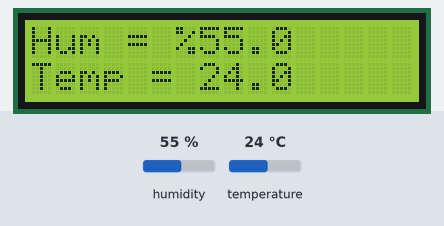
Simulated run of this sketch. Board: Arduino Uno, built with avr-gcc and run on an emulated ATmega328P. Parts: 16×2 character LCD. Inputs (shaded band) come from the test bench; at power-on: humidity 55 %, temperature 24 °C.

Above: at 2.7 s.
2.8 s: humidity set to 22 %
At 5.4 s:
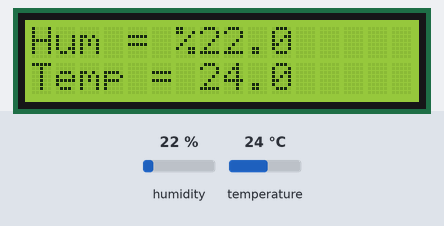
5.8 s: temperature set to 12 °C
At 7.7 s:
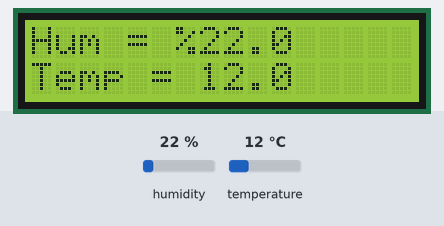
8.8 s: humidity set to 40 %
At 10.9 s:
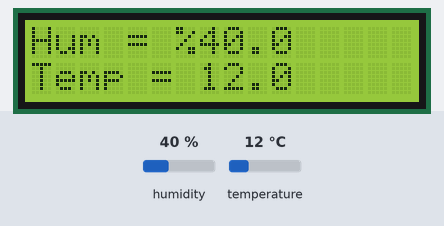
11.8 s: temperature set to 19 °C
At 13.1 s:
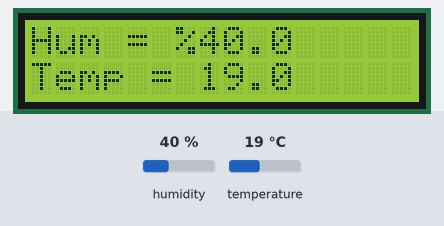
Timing chart, 0 to 14.8 s (numbered marks = the images above; inputs shaded):
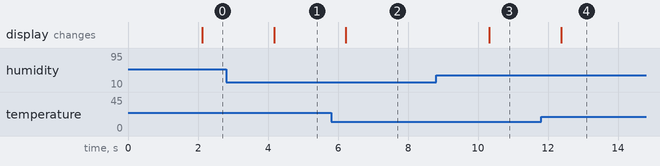

Measured:
- after the input at 2.8 s, the display: changes after 1.4 s (image 1)
- after the input at 5.8 s, the display: changes after 0.42 s (image 2)
- after the input at 8.8 s, the display: changes after 1.5 s (image 3)
- after the input at 11.8 s, the display: changes after 0.58 s (image 4)

The sketch:

DHT-11ToDisplay2004.ino
```cpp
#include <Wire.h> // Добавляем необходимые библиотеки
#include <LiquidCrystal_I2C.h>
#include "DHT.h"
#define DHTPIN A0 // к какому пину будет подключен сигнальный выход датчика
//выбор используемого датчика
#define DHTTYPE DHT11 // DHT 11
//#define DHTTYPE DHT22 // DHT 22 (AM2302)
//#define DHTTYPE DHT21 // DHT 21 (AM2301)
//инициализация датчика
DHT dht(DHTPIN, DHTTYPE);
byte degree[8] = // кодируем символ градуса
{
B00111,
B00101,
B00111,
B00000,
B00000,
B00000,
B00000,
};
LiquidCrystal_I2C lcd(0x27,16,2); // Задаем адрес и размерность дисплея
void setup()
{
lcd.begin(); // Инициализация lcd
lcd.backlight(); // Включаем подсветку
lcd.createChar(1, degree); // Создаем символ под номером 1
Serial.begin(9600);
dht.begin();
}
void loop() {
// Добавляем паузы в несколько секунд между измерениями
delay(2000);
// Reading temperature or humidity takes about 250 milliseconds!
// Sensor readings may also be up to 2 seconds 'old' (its a very slow sensor)
float h = dht.readHumidity();
// Read temperature as Celsius
float t = dht.readTemperature();
// Read temperature as Fahrenheit
float f = dht.readTemperature(true);
// Выводим показания влажности и температуры
lcd.setCursor(0, 0); // Устанавливаем курсор в начало 1 строки
lcd.print("Hum = % "); // Выводим текст
lcd.setCursor(7, 0); // Устанавливаем курсор на 7 символ
lcd.print(h, 1); // Выводим на экран значение влажности
lcd.setCursor(0, 1); // Устанавливаем курсор в начало 2 строки
lcd.print("Temp = \1C "); // Выводим текст, \1 - значок градуса
lcd.setCursor(7, 1); // Устанавливаем курсор на 7 символ
lcd.print(t,1); // Выводим значение температуры
}
```
